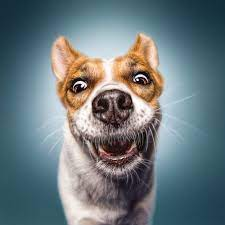
#> input picture hybrid-images/data/H.jpg, 225 x 225 px
$ python tilt-shift.py -im ../hybrid-images/data/H.jpg
#> lines starting #> are read from the running program, lines starting #| are printed output that depends on the picture
#> further down, im is the input picture: shape (225, 225, 3); mean B, G, R 125.9, 121.3, 108.8
import argparse
import os
import cv2
import numpy as np
from matplotlib import pyplot as plt

SHOULD_RESIZE = True
RESIZE_WIDTH = 1600

def resize(image, width):
#> called with width = 1600
    h, w = image.shape[:2]
#> h = 225; w = 225
    dim = (width, int(h * width / float(w)))
#> dim = (1600, 1600)
    return cv2.resize(image, dim)
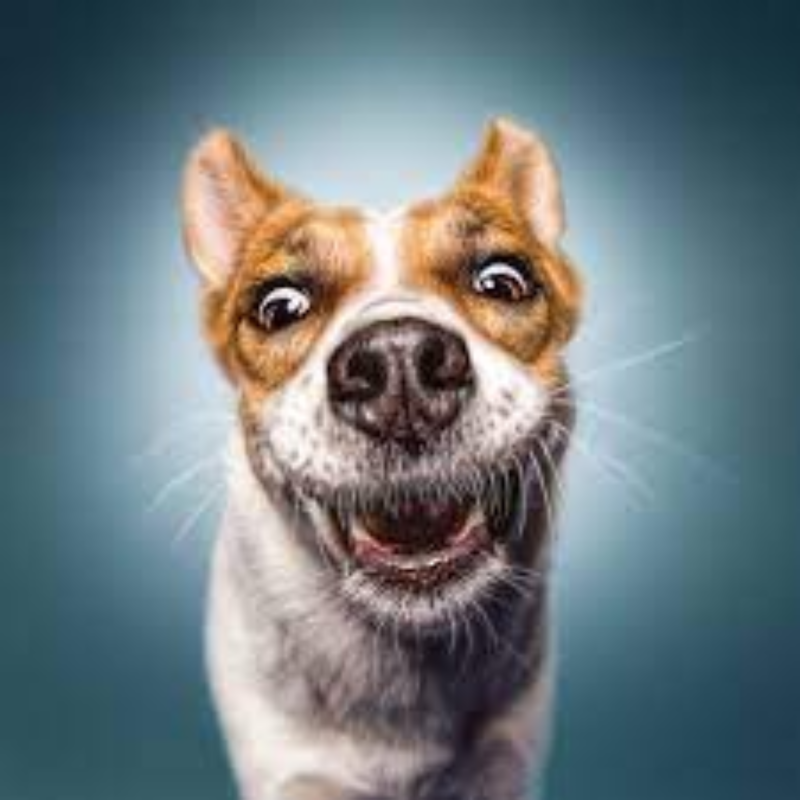
#> returned value: shape (1600, 1600, 3) (shown at 1/2 size); mean of channels 0, 1, 2 125.7, 121.2, 108.7; drawn as B, G, R

# [7 lines left out: function boost_colors, not called in this run]

def choose_focus_height(im):
    plt.imshow(cv2.cvtColor(im, cv2.COLOR_BGR2RGB))
#> (the run stopped early here; a loop or call above may not have finished)

$ run again, on hybrid-images/data/L.jpg
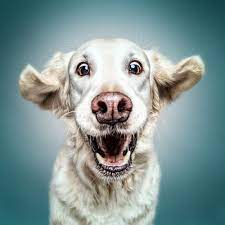
#> input picture hybrid-images/data/L.jpg, 225 x 225 px
#> im is the input picture: shape (225, 225, 3); mean B, G, R 149.7, 149.7, 129.3
#> in resize, `return cv2.resize(image, dim)`:
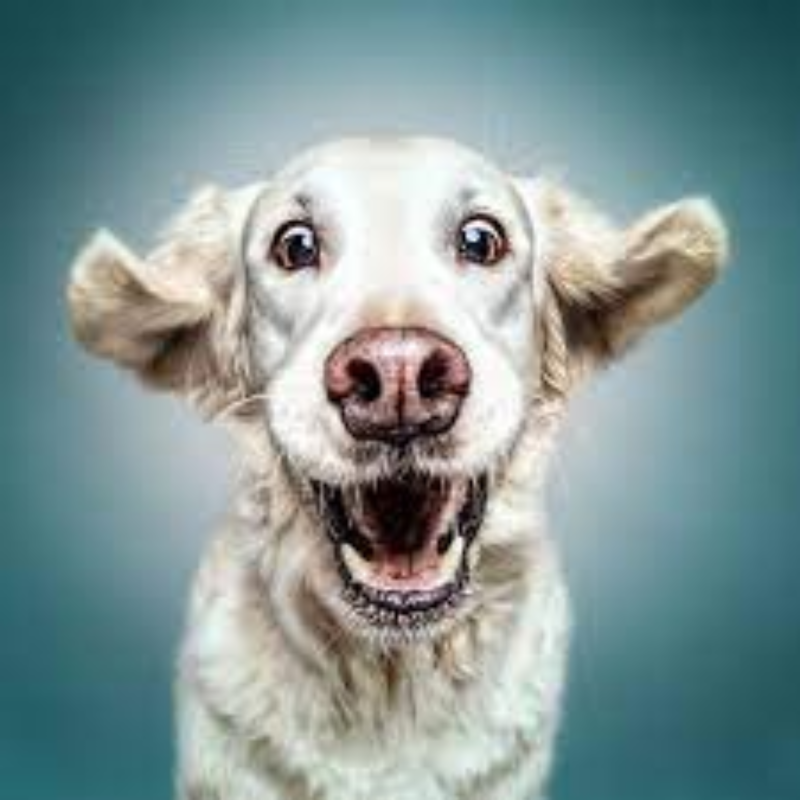
#> returned value: shape (1600, 1600, 3) (shown at 1/2 size); mean of channels 0, 1, 2 149.5, 149.6, 129.2; drawn as B, G, R
